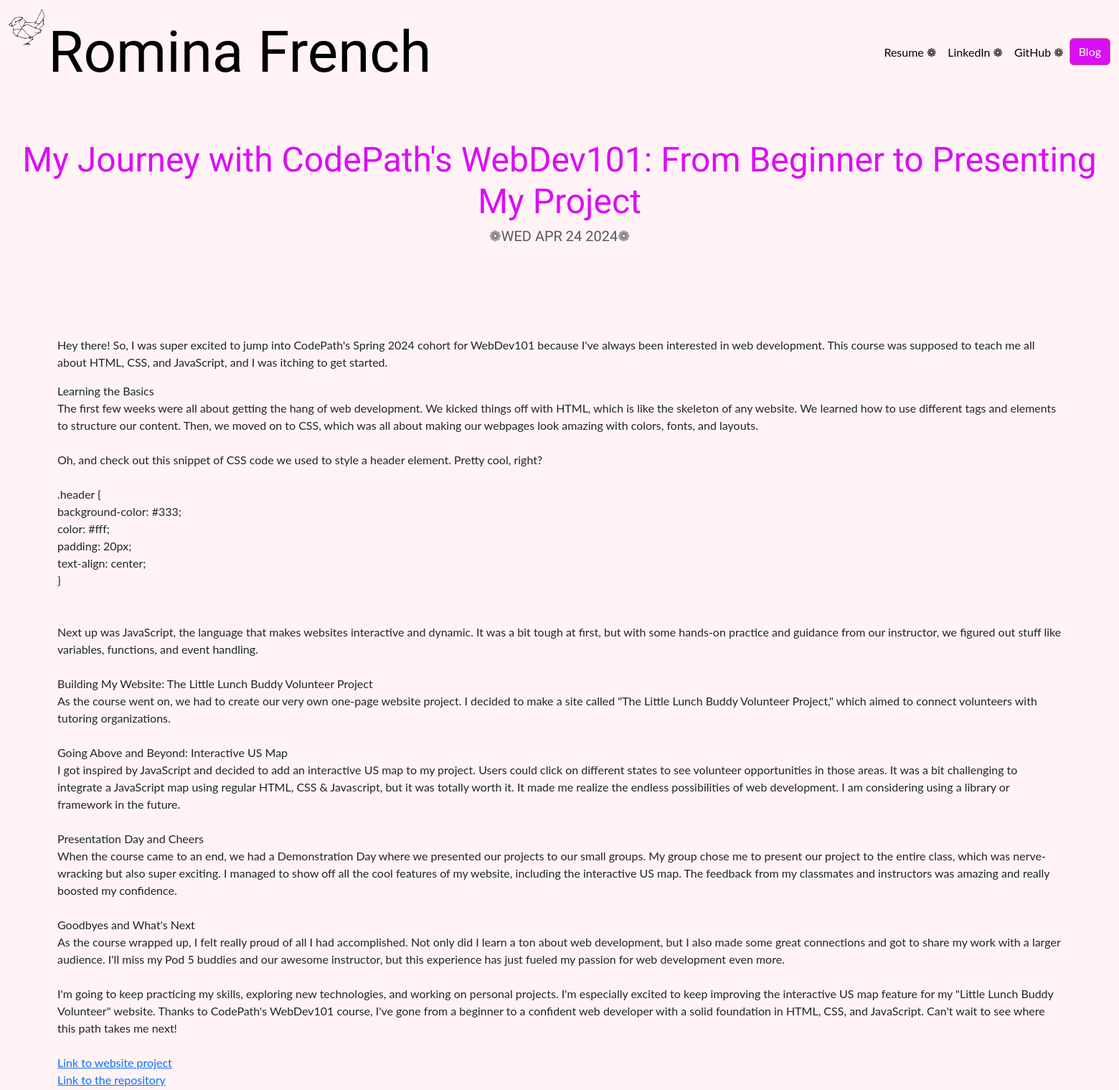
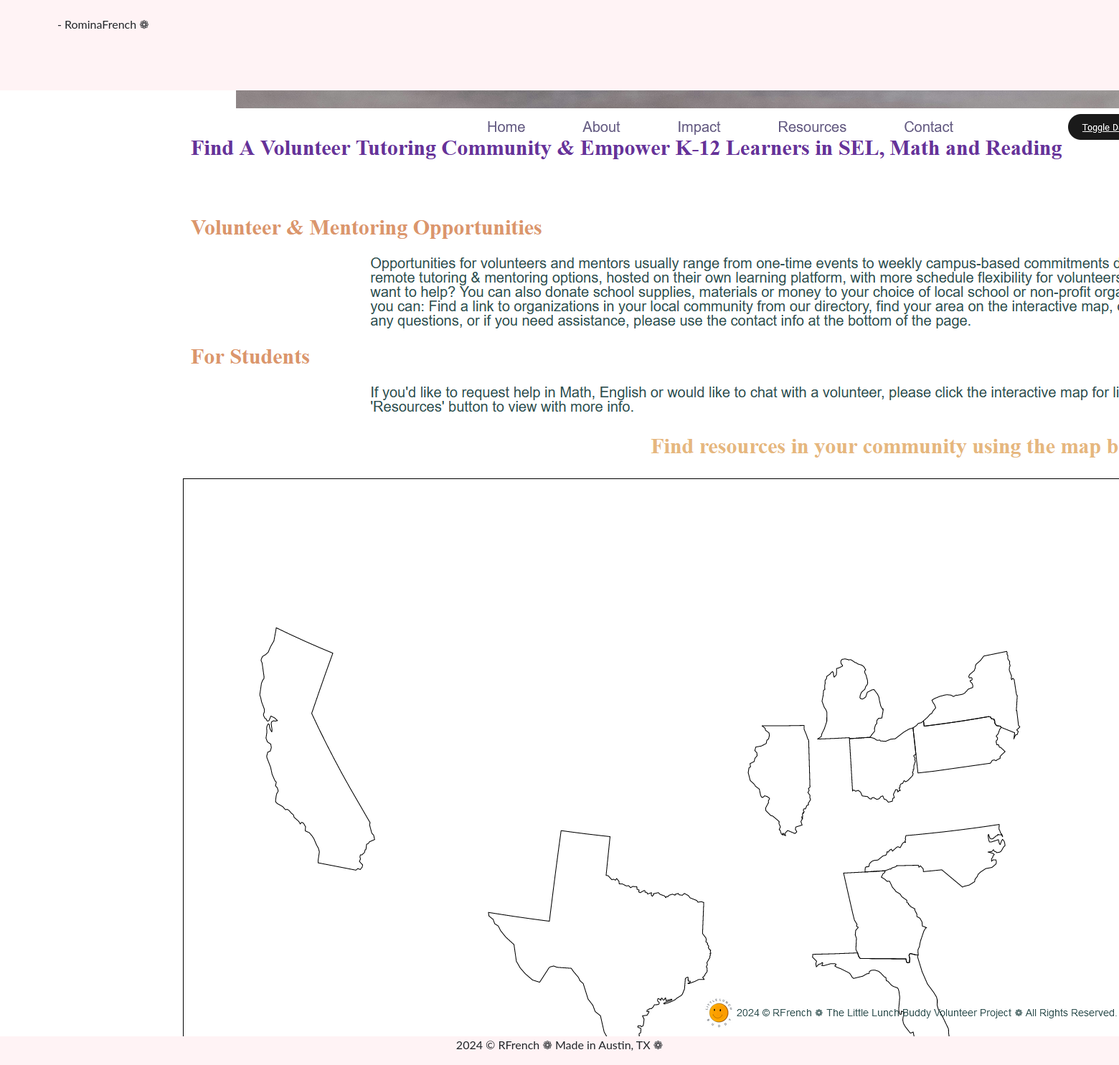
The app's page /blog/4/ with its own data (2 pictures, top to bottom).
### blog/models.py (models this page shows, shortened)
class Blog(models.Model):
    title = models.CharField(max_length=200)
    description = models.TextField()
    date = models.DateField(default=timezone.now)
    image = models.ImageField(blank=True, upload_to='blog/images/')

### blog/views.py (the view)
# urls.py: path('<int:blog_id>/', views.detail, name='detail'),
def detail(request, blog_id):
    blog = get_object_or_404(Blog, pk=blog_id)
    return render(request, 'blog/detail.html', {'blog':blog})

### blog/templates/blog/detail.html
{% extends 'portfolio/base.html' %}
{% load static %}
{% block content %}
<h1 class="text-center mt-5" id="blogdetailtitle"> {{ blog.title }} </h1>
<h5 class="text-center text-muted mb-5" id="blogdate">❁{{ blog.date|date:"D M d Y" |upper }}❁ </h5>
<div class="text-left" id="blogdesc">
{{ blog.description|safe }}
</div>
{% if blog.image %}
<img src="{{ blog.image.url }}" alt="{{ blog.title }}" class="mx-auto d-block">
{% endif %}
{% endblock %}

### static/portfolio/custom.css (style rules this page uses)
body { font-family: 'Lato', sans-serif; background-color: #FFF3F5 }
#blogdate { font-family: 'Pixelify Sans', sans-serif; color: #da0ef5; }
@media (min-width: 992px) { #blogdetailtitle { font-size: 3rem; font-family: 'Pixelify Sans', sans-serif; font-weight: 200; color: #da0ef5; } }
#blogdesc { padding: 5rem; }

### records on screen
Blog: title "My Journey with CodePath's WebDev101: From Beginner to Presenting My Project", date "WED APR 24 2024", description "Hey there! So, I was super excited to jump into CodePath's Spring 2024 cohort for WebDev101 because I've always been interested in web development. This course was supposed to teach me all about HTML, CSS, and JavaScript, and I was itching to get started. Learning the Basics The first few weeks were all about getting the hang of web development. We kicked things off with HTML, which is like the skeleton of any website. We learned how to use different tags and elements to structure our content. Then, we moved on to CSS, which was all about making our webpages look amazing with colors, fonts, and layouts. Oh, and check out this snippet of CSS code we used to style a header element. Pretty…", image (picture)
